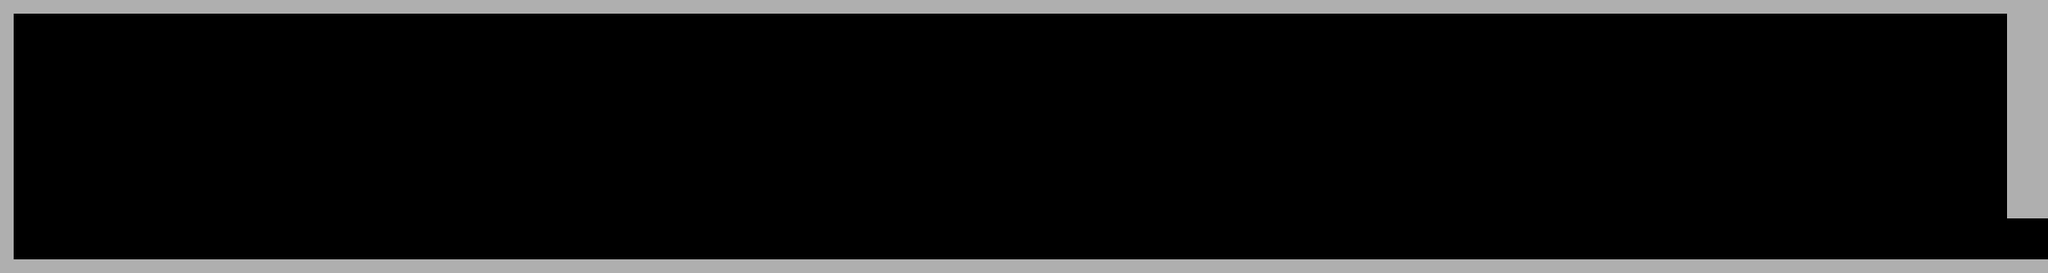

The image is a tile-based game level rendered from a .tmx file. Its description and complete source (layers, tilesets, objects, tile grids) follow:
An orthogonal 150x20 tile map with 16x16 px tiles, 1 tile layer (Tile Layer 1) and 7 objects (5x text, player, loadmap).

<map version="1.0" orientation="orthogonal" renderorder="right-down" width="150" height="20" tilewidth="16" tileheight="16" nextobjectid="230">
 <tileset firstgid="1" name="tileset" tilewidth="16" tileheight="16" tilecount="1" columns="0">
  <tile id="0">
   <image width="16" height="16" source="tile.png" />
  </tile>
 </tileset>
 <layer name="Tile Layer 1" width="150" height="20" opacity="0.69">
  <data encoding="csv">
1,1,1,1,1,1,1,1,1,1,1,1,1,1,1,1,1,1,1,1,1,1,1,1,1,1,1,1,1,1,1,1,1,1,1,1,1,1,1,1,1,1,1,1,1,1,1,1,1,1,1,1,1,1,1,1,1,1,1,1,1,1,1,1,1,1,1,1,1,1,1,1,1,1,1,1,1,1,1,1,1,1,1,1,1,1,1,1,1,1,1,1,1,1,1,1,1,1,1,1,1,1,1,1,1,1,1,1,1,1,1,1,1,1,1,1,1,1,1,1,1,1,1,1,1,1,1,1,1,1,1,1,1,1,1,1,1,1,1,1,1,1,1,1,1,1,1,1,1,1,
1,0,0,0,0,0,0,0,0,0,0,0,0,0,0,0,0,0,0,0,0,0,0,0,0,0,0,0,0,0,0,0,0,0,0,0,0,0,0,0,0,0,0,0,0,0,0,0,0,0,0,0,0,0,0,0,0,0,0,0,0,0,0,0,0,0,0,0,0,0,0,0,0,0,0,0,0,0,0,0,0,0,0,0,0,0,0,0,0,0,0,0,0,0,0,0,0,0,0,0,0,0,0,0,0,0,0,0,0,0,0,0,0,0,0,0,0,0,0,0,0,0,0,0,0,0,0,0,0,0,0,0,0,0,0,0,0,0,0,0,0,0,0,0,0,0,0,1,1,1,
1,0,0,0,0,0,0,0,0,0,0,0,0,0,0,0,0,0,0,0,0,0,0,0,0,0,0,0,0,0,0,0,0,0,0,0,0,0,0,0,0,0,0,0,0,0,0,0,0,0,0,0,0,0,0,0,0,0,0,0,0,0,0,0,0,0,0,0,0,0,0,0,0,0,0,0,0,0,0,0,0,0,0,0,0,0,0,0,0,0,0,0,0,0,0,0,0,0,0,0,0,0,0,0,0,0,0,0,0,0,0,0,0,0,0,0,0,0,0,0,0,0,0,0,0,0,0,0,0,0,0,0,0,0,0,0,0,0,0,0,0,0,0,0,0,0,0,1,1,1,
1,0,0,0,0,0,0,0,0,0,0,0,0,0,0,0,0,0,0,0,0,0,0,0,0,0,0,0,0,0,0,0,0,0,0,0,0,0,0,0,0,0,0,0,0,0,0,0,0,0,0,0,0,0,0,0,0,0,0,0,0,0,0,0,0,0,0,0,0,0,0,0,0,0,0,0,0,0,0,0,0,0,0,0,0,0,0,0,0,0,0,0,0,0,0,0,0,0,0,0,0,0,0,0,0,0,0,0,0,0,0,0,0,0,0,0,0,0,0,0,0,0,0,0,0,0,0,0,0,0,0,0,0,0,0,0,0,0,0,0,0,0,0,0,0,0,0,1,1,1,
1,0,0,0,0,0,0,0,0,0,0,0,0,0,0,0,0,0,0,0,0,0,0,0,0,0,0,0,0,0,0,0,0,0,0,0,0,0,0,0,0,0,0,0,0,0,0,0,0,0,0,0,0,0,0,0,0,0,0,0,0,0,0,0,0,0,0,0,0,0,0,0,0,0,0,0,0,0,0,0,0,0,0,0,0,0,0,0,0,0,0,0,0,0,0,0,0,0,0,0,0,0,0,0,0,0,0,0,0,0,0,0,0,0,0,0,0,0,0,0,0,0,0,0,0,0,0,0,0,0,0,0,0,0,0,0,0,0,0,0,0,0,0,0,0,0,0,1,1,1,
1,0,0,0,0,0,0,0,0,0,0,0,0,0,0,0,0,0,0,0,0,0,0,0,0,0,0,0,0,0,0,0,0,0,0,0,0,0,0,0,0,0,0,0,0,0,0,0,0,0,0,0,0,0,0,0,0,0,0,0,0,0,0,0,0,0,0,0,0,0,0,0,0,0,0,0,0,0,0,0,0,0,0,0,0,0,0,0,0,0,0,0,0,0,0,0,0,0,0,0,0,0,0,0,0,0,0,0,0,0,0,0,0,0,0,0,0,0,0,0,0,0,0,0,0,0,0,0,0,0,0,0,0,0,0,0,0,0,0,0,0,0,0,0,0,0,0,1,1,1,
1,0,0,0,0,0,0,0,0,0,0,0,0,0,0,0,0,0,0,0,0,0,0,0,0,0,0,0,0,0,0,0,0,0,0,0,0,0,0,0,0,0,0,0,0,0,0,0,0,0,0,0,0,0,0,0,0,0,0,0,0,0,0,0,0,0,0,0,0,0,0,0,0,0,0,0,0,0,0,0,0,0,0,0,0,0,0,0,0,0,0,0,0,0,0,0,0,0,0,0,0,0,0,0,0,0,0,0,0,0,0,0,0,0,0,0,0,0,0,0,0,0,0,0,0,0,0,0,0,0,0,0,0,0,0,0,0,0,0,0,0,0,0,0,0,0,0,1,1,1,
1,0,0,0,0,0,0,0,0,0,0,0,0,0,0,0,0,0,0,0,0,0,0,0,0,0,0,0,0,0,0,0,0,0,0,0,0,0,0,0,0,0,0,0,0,0,0,0,0,0,0,0,0,0,0,0,0,0,0,0,0,0,0,0,0,0,0,0,0,0,0,0,0,0,0,0,0,0,0,0,0,0,0,0,0,0,0,0,0,0,0,0,0,0,0,0,0,0,0,0,0,0,0,0,0,0,0,0,0,0,0,0,0,0,0,0,0,0,0,0,0,0,0,0,0,0,0,0,0,0,0,0,0,0,0,0,0,0,0,0,0,0,0,0,0,0,0,1,1,1,
1,0,0,0,0,0,0,0,0,0,0,0,0,0,0,0,0,0,0,0,0,0,0,0,0,0,0,0,0,0,0,0,0,0,0,0,0,0,0,0,0,0,0,0,0,0,0,0,0,0,0,0,0,0,0,0,0,0,0,0,0,0,0,0,0,0,0,0,0,0,0,0,0,0,0,0,0,0,0,0,0,0,0,0,0,0,0,0,0,0,0,0,0,0,0,0,0,0,0,0,0,0,0,0,0,0,0,0,0,0,0,0,0,0,0,0,0,0,0,0,0,0,0,0,0,0,0,0,0,0,0,0,0,0,0,0,0,0,0,0,0,0,0,0,0,0,0,1,1,1,
1,0,0,0,0,0,0,0,0,0,0,0,0,0,0,0,0,0,0,0,0,0,0,0,0,0,0,0,0,0,0,0,0,0,0,0,0,0,0,0,0,0,0,0,0,0,0,0,0,0,0,0,0,0,0,0,0,0,0,0,0,0,0,0,0,0,0,0,0,0,0,0,0,0,0,0,0,0,0,0,0,0,0,0,0,0,0,0,0,0,0,0,0,0,0,0,0,0,0,0,0,0,0,0,0,0,0,0,0,0,0,0,0,0,0,0,0,0,0,0,0,0,0,0,0,0,0,0,0,0,0,0,0,0,0,0,0,0,0,0,0,0,0,0,0,0,0,1,1,1,
1,0,0,0,0,0,0,0,0,0,0,0,0,0,0,0,0,0,0,0,0,0,0,0,0,0,0,0,0,0,0,0,0,0,0,0,0,0,0,0,0,0,0,0,0,0,0,0,0,0,0,0,0,0,0,0,0,0,0,0,0,0,0,0,0,0,0,0,0,0,0,0,0,0,0,0,0,0,0,0,0,0,0,0,0,0,0,0,0,0,0,0,0,0,0,0,0,0,0,0,0,0,0,0,0,0,0,0,0,0,0,0,0,0,0,0,0,0,0,0,0,0,0,0,0,0,0,0,0,0,0,0,0,0,0,0,0,0,0,0,0,0,0,0,0,0,0,1,1,1,
1,0,0,0,0,0,0,0,0,0,0,0,0,0,0,0,0,0,0,0,0,0,0,0,0,0,0,0,0,0,0,0,0,0,0,0,0,0,0,0,0,0,0,0,0,0,0,0,0,0,0,0,0,0,0,0,0,0,0,0,0,0,0,0,0,0,0,0,0,0,0,0,0,0,0,0,0,0,0,0,0,0,0,0,0,0,0,0,0,0,0,0,0,0,0,0,0,0,0,0,0,0,0,0,0,0,0,0,0,0,0,0,0,0,0,0,0,0,0,0,0,0,0,0,0,0,0,0,0,0,0,0,0,0,0,0,0,0,0,0,0,0,0,0,0,0,0,1,1,1,
1,0,0,0,0,0,0,0,0,0,0,0,0,0,0,0,0,0,0,0,0,0,0,0,0,0,0,0,0,0,0,0,0,0,0,0,0,0,0,0,0,0,0,0,0,0,0,0,0,0,0,0,0,0,0,0,0,0,0,0,0,0,0,0,0,0,0,0,0,0,0,0,0,0,0,0,0,0,0,0,0,0,0,0,0,0,0,0,0,0,0,0,0,0,0,0,0,0,0,0,0,0,0,0,0,0,0,0,0,0,0,0,0,0,0,0,0,0,0,0,0,0,0,0,0,0,0,0,0,0,0,0,0,0,0,0,0,0,0,0,0,0,0,0,0,0,0,1,1,1,
1,0,0,0,0,0,0,0,0,0,0,0,0,0,0,0,0,0,0,0,0,0,0,0,0,0,0,0,0,0,0,0,0,0,0,0,0,0,0,0,0,0,0,0,0,0,0,0,0,0,0,0,0,0,0,0,0,0,0,0,0,0,0,0,0,0,0,0,0,0,0,0,0,0,0,0,0,0,0,0,0,0,0,0,0,0,0,0,0,0,0,0,0,0,0,0,0,0,0,0,0,0,0,0,0,0,0,0,0,0,0,0,0,0,0,0,0,0,0,0,0,0,0,0,0,0,0,0,0,0,0,0,0,0,0,0,0,0,0,0,0,0,0,0,0,0,0,1,1,1,
1,0,0,0,0,0,0,0,0,0,0,0,0,0,0,0,0,0,0,0,0,0,0,0,0,0,0,0,0,0,0,0,0,0,0,0,0,0,0,0,0,0,0,0,0,0,0,0,0,0,0,0,0,0,0,0,0,0,0,0,0,0,0,0,0,0,0,0,0,0,0,0,0,0,0,0,0,0,0,0,0,0,0,0,0,0,0,0,0,0,0,0,0,0,0,0,0,0,0,0,0,0,0,0,0,0,0,0,0,0,0,0,0,0,0,0,0,0,0,0,0,0,0,0,0,0,0,0,0,0,0,0,0,0,0,0,0,0,0,0,0,0,0,0,0,0,0,1,1,1,
1,0,0,0,0,0,0,0,0,0,0,0,0,0,0,0,0,0,0,0,0,0,0,0,0,0,0,0,0,0,0,0,0,0,0,0,0,0,0,0,0,0,0,0,0,0,0,0,0,0,0,0,0,0,0,0,0,0,0,0,0,0,0,0,0,0,0,0,0,0,0,0,0,0,0,0,0,0,0,0,0,0,0,0,0,0,0,0,0,0,0,0,0,0,0,0,0,0,0,0,0,0,0,0,0,0,0,0,0,0,0,0,0,0,0,0,0,0,0,0,0,0,0,0,0,0,0,0,0,0,0,0,0,0,0,0,0,0,0,0,0,0,0,0,0,0,0,1,1,1,
1,0,0,0,0,0,0,0,0,0,0,0,0,0,0,0,0,0,0,0,0,0,0,0,0,0,0,0,0,0,0,0,0,0,0,0,0,0,0,0,0,0,0,0,0,0,0,0,0,0,0,0,0,0,0,0,0,0,0,0,0,0,0,0,0,0,0,0,0,0,0,0,0,0,0,0,0,0,0,0,0,0,0,0,0,0,0,0,0,0,0,0,0,0,0,0,0,0,0,0,0,0,0,0,0,0,0,0,0,0,0,0,0,0,0,0,0,0,0,0,0,0,0,0,0,0,0,0,0,0,0,0,0,0,0,0,0,0,0,0,0,0,0,0,0,0,0,0,0,0,
1,0,0,0,0,0,0,0,0,0,0,0,0,0,0,0,0,0,0,0,0,0,0,0,0,0,0,0,0,0,0,0,0,0,0,0,0,0,0,0,0,0,0,0,0,0,0,0,0,0,0,0,0,0,0,0,0,0,0,0,0,0,0,0,0,0,0,0,0,0,0,0,0,0,0,0,0,0,0,0,0,0,0,0,0,0,0,0,0,0,0,0,0,0,0,0,0,0,0,0,0,0,0,0,0,0,0,0,0,0,0,0,0,0,0,0,0,0,0,0,0,0,0,0,0,0,0,0,0,0,0,0,0,0,0,0,0,0,0,0,0,0,0,0,0,0,0,0,0,0,
1,0,0,0,0,0,0,0,0,0,0,0,0,0,0,0,0,0,0,0,0,0,0,0,0,0,0,0,0,0,0,0,0,0,0,0,0,0,0,0,0,0,0,0,0,0,0,0,0,0,0,0,0,0,0,0,0,0,0,0,0,0,0,0,0,0,0,0,0,0,0,0,0,0,0,0,0,0,0,0,0,0,0,0,0,0,0,0,0,0,0,0,0,0,0,0,0,0,0,0,0,0,0,0,0,0,0,0,0,0,0,0,0,0,0,0,0,0,0,0,0,0,0,0,0,0,0,0,0,0,0,0,0,0,0,0,0,0,0,0,0,0,0,0,0,0,0,0,0,0,
1,1,1,1,1,1,1,1,1,1,1,1,1,1,1,1,1,1,1,1,1,1,1,1,1,1,1,1,1,1,1,1,1,1,1,1,1,1,1,1,1,1,1,1,1,1,1,1,1,1,1,1,1,1,1,1,1,1,1,1,1,1,1,1,1,1,1,1,1,1,1,1,1,1,1,1,1,1,1,1,1,1,1,1,1,1,1,1,1,1,1,1,1,1,1,1,1,1,1,1,1,1,1,1,1,1,1,1,1,1,1,1,1,1,1,1,1,1,1,1,1,1,1,1,1,1,1,1,1,1,1,1,1,1,1,1,1,1,1,1,1,1,1,1,1,1,1,1,1,1
</data>
 </layer>
 <objectgroup name="Object Layer 1">
  <object id="211" type="player" x="56" y="264" />
  <object id="212" type="text" x="152" y="168">
   <properties>
    <property name="text" value="Good day!" />
   </properties>
  </object>
  <object id="213" type="text" x="328" y="168">
   <properties>
    <property name="text" value="Do not panic!" />
   </properties>
  </object>
  <object id="215" type="text" x="904" y="168">
   <properties>
    <property name="text" value="Up next is a very mean triangle." />
   </properties>
  </object>
  <object id="216" type="text" x="1240" y="168">
   <properties>
    <property name="text" value="Make sure he regrets his life!" />
   </properties>
  </object>
  <object id="221" type="text" x="520" y="168">
   <properties>
    <property name="text" value="You are merely a box with two sticks." />
   </properties>
  </object>
  <object id="228" type="loadmap" x="2384" y="256" width="16" height="48">
   <properties>
    <property name="map" value="map1.tmx" />
   </properties>
  </object>
 </objectgroup>
</map>
